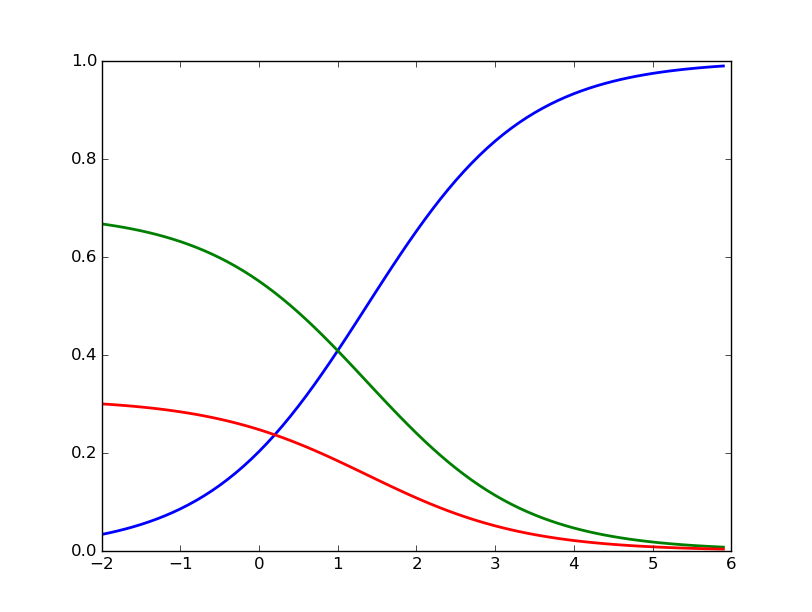

Here is the Python script that generated this plot:
"""Softmax function Implementation to return the probability of the given scores"""

scores = [3.0, 1.0, 0.2]

import numpy as np
import math
def softmax(x):
    prob = []
    sigma = 0
    for i in x:
        sigma = sigma+np.exp(i)
    
    for i in x:
        prob.append((np.exp(i)/sigma))
    return np.array(prob)
    


print(softmax(scores))

# Plot softmax curves
import matplotlib.pyplot as plt
x = np.arange(-2.0, 6.0, 0.1)
scores = np.vstack([x, np.ones_like(x), 0.2 * np.ones_like(x)])

plt.plot(x, softmax(scores).T, linewidth=2)
plt.show()
